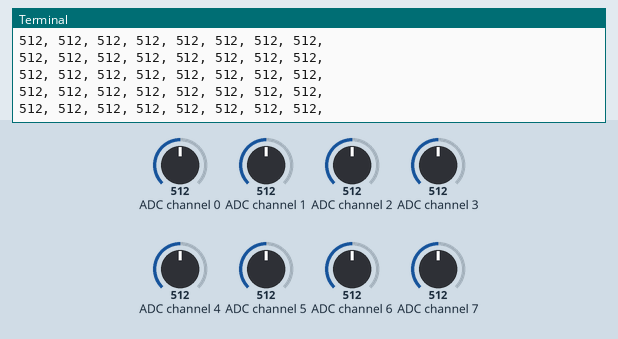
The program below on a simulated Raspberry Pi (BCM pin numbers). Shown: the last lines printed to the terminal. The inputs (shaded band) are chosen by the test bench; at power-on: ADC channel 0 = 512, ADC channel 1 = 512, ADC channel 2 = 512, ADC channel 3 = 512, ADC channel 4 = 512, ADC channel 5 = 512, ADC channel 6 = 512, ADC channel 7 = 512 (analog values on the 0–1023 scale).

Above: at 1.2 s.
1.3 s: ADC channel 0 set to 716
At 1.33 s:
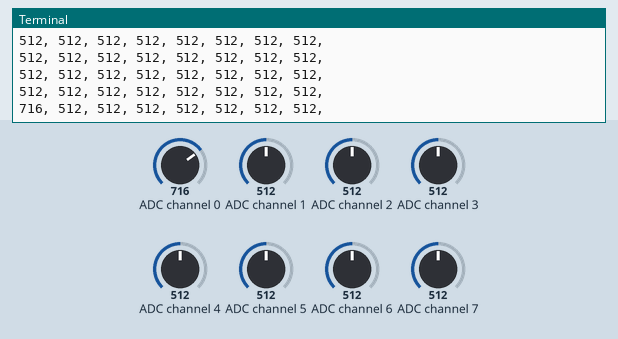
2.8 s: ADC channel 1 set to 716
At 2.85 s:
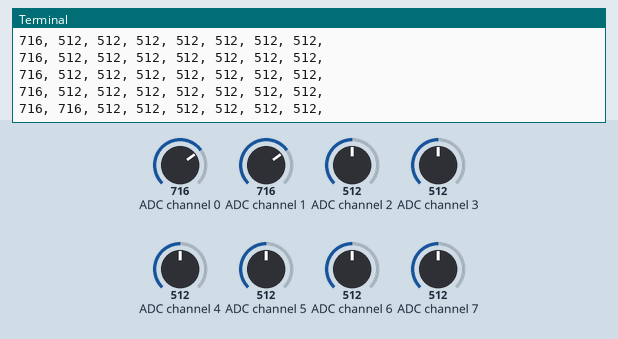
4.3 s: ADC channel 2 set to 716
At 4.38 s:
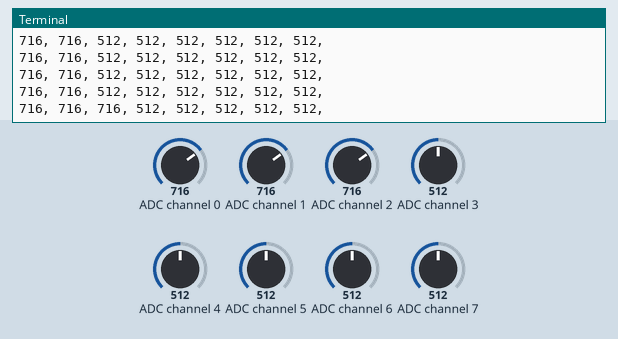
5.8 s: ADC channel 3 set to 716
At 5.8 s:
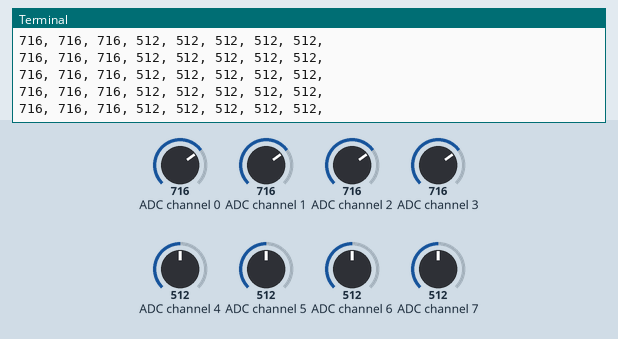
7.3 s: ADC channel 4 set to 716
At 7.33 s:
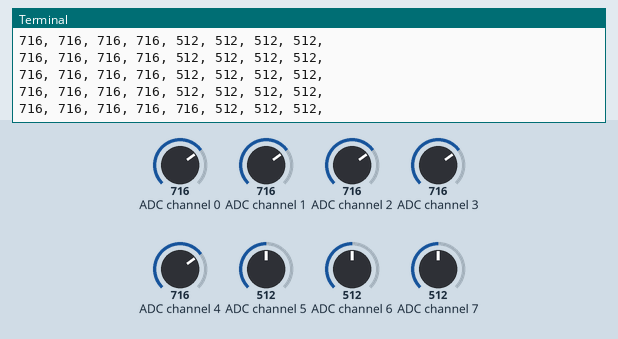
8.8 s: ADC channel 5 set to 716
At 8.85 s:
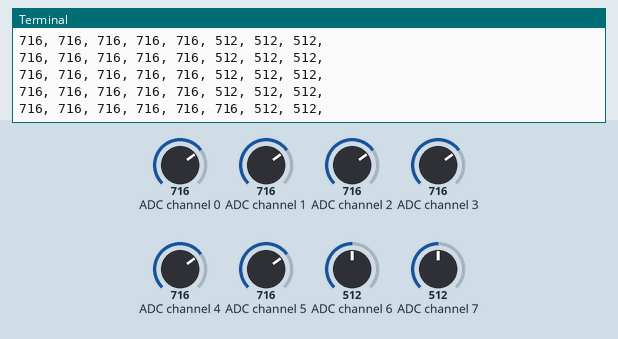

Measured:
- after the input at 1.3 s, the terminal: prints a new line at once (image 1)
- after the input at 2.8 s, the terminal: prints a new line after 0.05 s (image 2)
- after the input at 4.3 s, the terminal: prints a new line after 0.07 s (image 3)
- after the input at 7.3 s, the terminal: prints a new line at once (image 5)
- after the input at 8.8 s, the terminal: prints a new line after 0.05 s (image 6)

The program:

mcp3008.py
```python
import time
import Adafruit_GPIO.SPI, Adafruit_MCP3008
adc = Adafruit_MCP3008.MCP3008(spi=Adafruit_GPIO.SPI.SpiDev(0, 0))
try:
    print('start')
    while True:
        for a in range(8):
            var = adc.read_adc(a)
            print(var, end=', ')
        print()
        time.sleep(0.1)
except KeyboardInterrupt:
    print('KeyboardInterrupt')
finally:
    print('finally')
```
